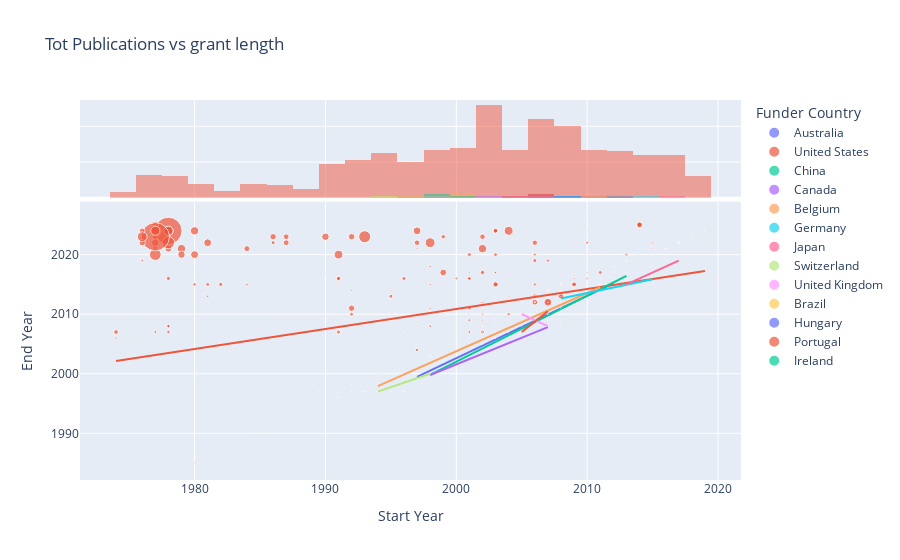

Here is the notebook cell this chart was saved with:
### Markdown cell above
### Correlation of num of publications to grant length

### Code cell
px.scatter(grants.query('`Resulting Publications` > 0'),  
           y="End Year", x="Start Year", 
           size="Resulting Publications",
           color="Funder Country", 
           marginal_x="histogram",
           hover_name="Title", 
           hover_data=['Dimensions ID', 'Start Year', 'End Year', 'Funder', 'Funder Country'],
           trendline="ols", 
           title=f"Tot Publications vs grant length")

### Figure 1 — Plotly figure (JSON) as saved in the notebook; plotly's stock layout.template omitted (floating-point values rounded to 4 significant figures; data arrays with more than 128 entries replaced by an {"elided": "..."} marker saying what was removed)
{"data": [{"customdata": [["grant.6722306", 2005, 2009, "National Health and Medical Research Council", "Australia"], ["grant.6728996", 1998, 2002, "National Health and Medical Research Council", "Australia"], ["grant.6728271", 2010, 2012, "National Health and Medical Research Council", "Australia"], ["grant.6730637", 1997, 1997, "National Health and Medical Research Council", "Australia"], ["grant.6722617", 2007, 2011, "National Health and Medical Research Council", "Australia"], ["grant.6722495", 2007, 2011, "National Health and Medical Research Council", "Australia"], ["grant.6734414", 2012, 2014, "National Health and Medical Research Council", "Australia"]], "hovertemplate": "<b>%{hovertext}</b><br><br>Funder Country=%{customdata[4]}<br>Start Year=%{customdata[1]}<br>End Year=%{customdata[2]}<br>Resulting Publications=%{marker.size}<br>Dimensions ID=%{customdata[0]}<br>Funder=%{customdata[3]}<extra></extra>", "hovertext": ["HIV Vaccine Development", "Synthetic peptides as vaccines", "Hepatitis C vaccine preparedness: feasibility of field-based vaccine trials", "Schistosome proteolytic enzymes as drug and vaccine tar gets", "Clinical trials of RV3 oral human neonatal rotavirus vaccine", "CD8+ T cell immunity to viruses and recombinant vaccines", "Characterisation of rotavirus vaccine escape - potential for significant impact on vaccination program"], "legendgroup": "Australia", "marker": {"color": "#636efa", "size": [1, 4, 1, 1, 2, 9, 5], "sizemode": "area", "sizeref": 31.79, "symbol": "circle"}, "mode": "markers", "name": "Australia", "orientation": "v", "showlegend": true, "type": "scatter", "x": [2005, 1998, 2010, 1997, 2007, 2007, 2012], "xaxis": "x", "y": [2009, 2002, 2012, 1997, 2011, 2011, 2014], "yaxis": "y"}, {"alignmentgroup": "True", "bingroup": "x", "hovertemplate": "Funder Country=Australia<br>Start Year=%{x}<br>count=%{y}<extra></extra>", "legendgroup": "Australia", "marker": {"color": "#636efa"}, "name": "Australia", "offsetgroup": "Australia", "opacity": 0.5, "showlegend": false, "type": "histogram", "x": [2005, 1998, 2010, 1997, 2007, 2007, 2012], "xaxis": "x2", "yaxis": "y2"}, {"hovertemplate": "<b>OLS trendline</b><br>End Year = 1.04692 * Start Year + -91.2258<br>R<sup>2</sup>=0.936719<br><br>Funder Country=Australia<br>Start Year=%{x}<br>End Year=%{y} <b>(trend)</b><extra></extra>", "legendgroup": "Australia", "marker": {"color": "#636efa", "symbol": "circle"}, "mode": "lines", "name": "Australia", "showlegend": false, "type": "scatter", "x": [1997, 1998, 2005, 2007, 2007, 2010, 2012], "xaxis": "x", "y": [1999.0, 2001.0, 2008.0, 2010.0, 2010.0, 2013.0, 2015.0], "yaxis": "y"}, {"customdata": {"elided": "476x5 mixed values"}, "hovertemplate": "<b>%{hovertext}</b><br><br>Funder Country=%{customdata[4]}<br>Start Year=%{customdata[1]}<br>End Year=%{customdata[2]}<br>Resulting Publications=%{marker.size}<br>Dimensions ID=%{customdata[0]}<br>Funder=%{customdata[3]}<extra></extra>", "hovertext": {"elided": "476 str values"}, "legendgroup": "United States", "marker": {"color": "#EF553B", "size": {"elided": "476 int values"}, "sizemode": "area", "sizeref": 31.79, "symbol": "circle"}, "mode": "markers", "name": "United States", "orientation": "v", "showlegend": true, "type": "scatter", "x": {"elided": "476 int values"}, "xaxis": "x", "y": {"elided": "476 int values"}, "yaxis": "y"}, {"alignmentgroup": "True", "bingroup": "x", "hovertemplate": "Funder Country=United States<br>Start Year=%{x}<br>count=%{y}<extra></extra>", "legendgroup": "United States", "marker": {"color": "#EF553B"}, "name": "United States", "offsetgroup": "United States", "opacity": 0.5, "showlegend": false, "type": "histogram", "x": {"elided": "476 int values"}, "xaxis": "x2", "yaxis": "y2"}, {"hovertemplate": "<b>OLS trendline</b><br>End Year = 0.336213 * Start Year + 1338.44<br>R<sup>2</sup>=0.159389<br><br>Funder Country=United States<br>Start Year=%{x}<br>End Year=%{y} <b>(trend)</b><extra></extra>", "legendgroup": "United States", "marker": {"color": "#EF553B", "symbol": "circle"}, "mode": "lines", "name": "United States", "showlegend": false, "type": "scatter", "x": {"elided": "476 int values"}, "xaxis": "x", "y": {"elided": "476 float values"}, "yaxis": "y"}, {"customdata": [["grant.8217971", 1998, 2000, "National Natural Science Foundation of China", "China"], ["grant.7437133", 2008, 2010, "University Grants Committee", "China"], ["grant.8219108", 1999, 2001, "National Natural Science Foundation of China", "China"], ["grant.6860200", 2013, 2017, "Science and Technology Department of Zhejiang Province", "China"]], "hovertemplate": "<b>%{hovertext}</b><br><br>Funder Country=%{customdata[4]}<br>Start Year=%{customdata[1]}<br>End Year=%{customdata[2]}<br>Resulting Publications=%{marker.size}<br>Dimensions ID=%{customdata[0]}<br>Funder=%{customdata[3]}<extra></extra>", "hovertext": ["基因工程疫苗的机理", "Mucosal Vaccine against HIV-1 Infection", "人免疫缺陷病毒多肽疫苗的研究", "FcR介导的具有特异免疫保护作用新型RSV粘膜疫苗的研究"], "legendgroup": "China", "marker": {"color": "#00cc96", "size": [2, 2, 10, 9], "sizemode": "area", "sizeref": 31.79, "symbol": "circle"}, "mode": "markers", "name": "China", "orientation": "v", "showlegend": true, "type": "scatter", "x": [1998, 2008, 1999, 2013], "xaxis": "x", "y": [2000, 2010, 2001, 2017], "yaxis": "y"}, {"alignmentgroup": "True", "bingroup": "x", "hovertemplate": "Funder Country=China<br>Start Year=%{x}<br>count=%{y}<extra></extra>", "legendgroup": "China", "marker": {"color": "#00cc96"}, "name": "China", "offsetgroup": "China", "opacity": 0.5, "showlegend": false, "type": "histogram", "x": [1998, 2008, 1999, 2013], "xaxis": "x2", "yaxis": "y2"}, {"hovertemplate": "<b>OLS trendline</b><br>End Year = 1.10828 * Start Year + -214.548<br>R<sup>2</sup>=0.994025<br><br>Funder Country=China<br>Start Year=%{x}<br>End Year=%{y} <b>(trend)</b><extra></extra>", "legendgroup": "China", "marker": {"color": "#00cc96", "symbol": "circle"}, "mode": "lines", "name": "China", "showlegend": false, "type": "scatter", "x": [1998, 1999, 2008, 2013], "xaxis": "x", "y": [2000.0, 2001.0, 2011.0, 2016.0], "yaxis": "y"}, {"customdata": [["grant.2986898", 2002, 2003, "Natural Sciences and Engineering Research Council", "Canada"], ["grant.2987656", 1998, 2000, "Natural Sciences and Engineering Research Council", "Canada"], ["grant.2923314", 2007, 2008, "Natural Sciences and Engineering Research Council", "Canada"]], "hovertemplate": "<b>%{hovertext}</b><br><br>Funder Country=%{customdata[4]}<br>Start Year=%{customdata[1]}<br>End Year=%{customdata[2]}<br>Resulting Publications=%{marker.size}<br>Dimensions ID=%{customdata[0]}<br>Funder=%{customdata[3]}<extra></extra>", "hovertext": ["Oral delievery of vaccines to salmonids", "Development of subunit anti-viral vaccines for salmonid fish", "Novel biodegradeable hydrogel for hiv vaccine delivery"], "legendgroup": "Canada", "marker": {"color": "#ab63fa", "size": [1, 1, 1], "sizemode": "area", "sizeref": 31.79, "symbol": "circle"}, "mode": "markers", "name": "Canada", "orientation": "v", "showlegend": true, "type": "scatter", "x": [2002, 1998, 2007], "xaxis": "x", "y": [2003, 2000, 2008], "yaxis": "y"}, {"alignmentgroup": "True", "bingroup": "x", "hovertemplate": "Funder Country=Canada<br>Start Year=%{x}<br>count=%{y}<extra></extra>", "legendgroup": "Canada", "marker": {"color": "#ab63fa"}, "name": "Canada", "offsetgroup": "Canada", "opacity": 0.5, "showlegend": false, "type": "histogram", "x": [2002, 1998, 2007], "xaxis": "x2", "yaxis": "y2"}, {"hovertemplate": "<b>OLS trendline</b><br>End Year = 0.893443 * Start Year + 214.697<br>R<sup>2</sup>=0.993727<br><br>Funder Country=Canada<br>Start Year=%{x}<br>End Year=%{y} <b>(trend)</b><extra></extra>", "legendgroup": "Canada", "marker": {"color": "#ab63fa", "symbol": "circle"}, "mode": "lines", "name": "Canada", "showlegend": false, "type": "scatter", "x": [1998, 2002, 2007], "xaxis": "x", "y": [2000.0, 2003.0, 2008.0], "yaxis": "y"}, {"customdata": [["grant.8505364", 2011, 2014, "Research Foundation - Flanders", "Belgium"], ["grant.3749684", 2000, 2005, "European Commission", "Belgium"], ["grant.3726127", 1994, 1997, "European Commission", "Belgium"], ["grant.3765762", 2001, 2005, "European Commission", "Belgium"]], "hovertemplate": "<b>%{hovertext}</b><br><br>Funder Country=%{customdata[4]}<br>Start Year=%{customdata[1]}<br>End Year=%{customdata[2]}<br>Resulting Publications=%{marker.size}<br>Dimensions ID=%{customdata[0]}<br>Funder=%{customdata[3]}<extra></extra>", "hovertext": ["Evaluatie van afgiftesystemen voor mRNA kanker vaccins", "European vaccine effort against hiv/aids", "Oral vaccine against cholera with Built-in adjuvanticity", "Training in vaccine research: vaccine against peptic ulcer"], "legendgroup": "Belgium", "marker": {"color": "#FFA15A", "size": [11, 27, 1, 1], "sizemode": "area", "sizeref": 31.79, "symbol": "circle"}, "mode": "markers", "name": "Belgium", "orientation": "v", "showlegend": true, "type": "scatter", "x": [2011, 2000, 1994, 2001], "xaxis": "x", "y": [2014, 2005, 1997, 2005], "yaxis": "y"}, {"alignmentgroup": "True", "bingroup": "x", "hovertemplate": "Funder Country=Belgium<br>Start Year=%{x}<br>count=%{y}<extra></extra>", "legendgroup": "Belgium", "marker": {"color": "#FFA15A"}, "name": "Belgium", "offsetgroup": "Belgium", "opacity": 0.5, "showlegend": false, "type": "histogram", "x": [2011, 2000, 1994, 2001], "xaxis": "x2", "yaxis": "y2"}, {"hovertemplate": "<b>OLS trendline</b><br>End Year = 0.97651 * Start Year + 50.7651<br>R<sup>2</sup>=0.981570<br><br>Funder Country=Belgium<br>Start Year=%{x}<br>End Year=%{y} <b>(trend)</b><extra></extra>", "legendgroup": "Belgium", "marker": {"color": "#FFA15A", "symbol": "circle"}, "mode": "lines", "name": "Belgium", "showlegend": false, "type": "scatter", "x": [1994, 2000, 2001, 2011], "xaxis": "x", "y": [1998.0, 2004.0, 2005.0, 2015.0], "yaxis": "y"}, {"customdata": [["grant.8018668", 2012, 2016, "Federal Ministry of Education and Research", "Germany"], ["grant.7951296", 2015, 2015, "Federal Ministry of Education and Research", "Germany"], ["grant.7951265", 2008, 2012, "Federal Ministry of Education and Research", "Germany"]], "hovertemplate": "<b>%{hovertext}</b><br><br>Funder Country=%{customdata[4]}<br>Start Year=%{customdata[1]}<br>End Year=%{customdata[2]}<br>Resulting Publications=%{marker.size}<br>Dimensions ID=%{customdata[0]}<br>Funder=%{customdata[3]}<extra></extra>", "hovertext": ["Therapeutischer Impfstoff zur Behandlung von Zervixdysplasien", "EDCTP: Malaria-Impfstoff-Entwicklung: zwei EDCTP Projekte", "EDCTP-HIV-Vakzine I: Durchführung eine Phase IB HIV Impfstoffstudie (DNA / NYVAC) in Mbeya, Tansania."], "legendgroup": "Germany", "marker": {"color": "#19d3f3", "size": [3, 1, 2], "sizemode": "area", "sizeref": 31.79, "symbol": "circle"}, "mode": "markers", "name": "Germany", "orientation": "v", "showlegend": true, "type": "scatter", "x": [2012, 2015, 2008], "xaxis": "x", "y": [2016, 2015, 2012], "yaxis": "y"}, {"alignmentgroup": "True", "bingroup": "x", "hovertemplate": "Funder Country=Germany<br>Start Year=%{x}<br>count=%{y}<extra></extra>", "legendgroup": "Germany", "marker": {"color": "#19d3f3"}, "name": "Germany", "offsetgroup": "Germany", "opacity": 0.5, "showlegend": false, "type": "histogram", "x": [2012, 2015, 2008], "xaxis": "x2", "yaxis": "y2"}, {"hovertemplate": "<b>OLS trendline</b><br>End Year = 0.459459 * Start Year + 1090.05<br>R<sup>2</sup>=0.600832<br><br>Funder Country=Germany<br>Start Year=%{x}<br>End Year=%{y} <b>(trend)</b><extra></extra>", "legendgroup": "Germany", "marker": {"color": "#19d3f3", "symbol": "circle"}, "mode": "lines", "name": "Germany", "showlegend": false, "type": "scatter", "x": [2008, 2012, 2015], "xaxis": "x", "y": [2013.0, 2014.0, 2016.0], "yaxis": "y"}, {"customdata": [["grant.6841646", 2017, 2019, "Japan Society for the Promotion of Science", "Japan"], ["grant.6127074", 2013, 2015, "Japan Society for the Promotion of Science", "Japan"]], "hovertemplate": "<b>%{hovertext}</b><br><br>Funder Country=%{customdata[4]}<br>Start Year=%{customdata[1]}<br>End Year=%{customdata[2]}<br>Resulting Publications=%{marker.size}<br>Dimensions ID=%{customdata[0]}<br>Funder=%{customdata[3]}<extra></extra>", "hovertext": ["Development of RNA vaccine against dengue virus infection", "The mechanisms of macrophage dependent vaccine"], "legendgroup": "Japan", "marker": {"color": "#FF6692", "size": [1, 3], "sizemode": "area", "sizeref": 31.79, "symbol": "circle"}, "mode": "markers", "name": "Japan", "orientation": "v", "showlegend": true, "type": "scatter", "x": [2017, 2013], "xaxis": "x", "y": [2019, 2015], "yaxis": "y"}, {"alignmentgroup": "True", "bingroup": "x", "hovertemplate": "Funder Country=Japan<br>Start Year=%{x}<br>count=%{y}<extra></extra>", "legendgroup": "Japan", "marker": {"color": "#FF6692"}, "name": "Japan", "offsetgroup": "Japan", "opacity": 0.5, "showlegend": false, "type": "histogram", "x": [2017, 2013], "xaxis": "x2", "yaxis": "y2"}, {"hovertemplate": "<b>OLS trendline</b><br>End Year = 1 * Start Year + 2<br>R<sup>2</sup>=1.000000<br><br>Funder Country=Japan<br>Start Year=%{x}<br>End Year=%{y} <b>(trend)</b><extra></extra>", "legendgroup": "Japan", "marker": {"color": "#FF6692", "symbol": "circle"}, "mode": "lines", "name": "Japan", "showlegend": false, "type": "scatter", "x": [2013, 2017], "xaxis": "x", "y": [2015.0, 2019.0], "yaxis": "y"}, {"customdata": [["grant.5206028", 1998, 2000, "Swiss National Science Foundation", "Switzerland"], ["grant.5195740", 1994, 1997, "Swiss National Science Foundation", "Switzerland"]], "hovertemplate": "<b>%{hovertext}</b><br><br>Funder Country=%{customdata[4]}<br>Start Year=%{customdata[1]}<br>End Year=%{customdata[2]}<br>Resulting Publications=%{marker.size}<br>Dimensions ID=%{customdata[0]}<br>Funder=%{customdata[3]}<extra></extra>", "hovertext": ["Molecular analysis of immune responses to malaria peptide vaccines", "Biodegradable microspheres as a novel vaccine delivery system"], "legendgroup": "Switzerland", "marker": {"color": "#B6E880", "size": [4, 3], "sizemode": "area", "sizeref": 31.79, "symbol": "circle"}, "mode": "markers", "name": "Switzerland", "orientation": "v", "showlegend": true, "type": "scatter", "x": [1998, 1994], "xaxis": "x", "y": [2000, 1997], "yaxis": "y"}, {"alignmentgroup": "True", "bingroup": "x", "hovertemplate": "Funder Country=Switzerland<br>Start Year=%{x}<br>count=%{y}<extra></extra>", "legendgroup": "Switzerland", "marker": {"color": "#B6E880"}, "name": "Switzerland", "offsetgroup": "Switzerland", "opacity": 0.5, "showlegend": false, "type": "histogram", "x": [1998, 1994], "xaxis": "x2", "yaxis": "y2"}, {"hovertemplate": "<b>OLS trendline</b><br>End Year = 0.75 * Start Year + 501.5<br>R<sup>2</sup>=1.000000<br><br>Funder Country=Switzerland<br>Start Year=%{x}<br>End Year=%{y} <b>(trend)</b><extra></extra>", "legendgroup": "Switzerland", "marker": {"color": "#B6E880", "symbol": "circle"}, "mode": "lines", "name": "Switzerland", "showlegend": false, "type": "scatter", "x": [1994, 1998], "xaxis": "x", "y": [1997.0, 2000.0], "yaxis": "y"}, {"customdata": [["grant.5138636", 2007, 2008, "Cancer Research UK", "United Kingdom"], ["grant.4106519", 2005, 2010, "Innovate UK", "United Kingdom"]], "hovertemplate": "<b>%{hovertext}</b><br><br>Funder Country=%{customdata[4]}<br>Start Year=%{customdata[1]}<br>End Year=%{customdata[2]}<br>Resulting Publications=%{marker.size}<br>Dimensions ID=%{customdata[0]}<br>Funder=%{customdata[3]}<extra></extra>", "hovertext": ["Robo4 protein as a cancer vaccine", "Controlled Release Nanoparticle vaccines"], "legendgroup": "United Kingdom", "marker": {"color": "#FF97FF", "size": [1, 1], "sizemode": "area", "sizeref": 31.79, "symbol": "circle"}, "mode": "markers", "name": "United Kingdom", "orientation": "v", "showlegend": true, "type": "scatter", "x": [2007, 2005], "xaxis": "x", "y": [2008, 2010], "yaxis": "y"}, {"alignmentgroup": "True", "bingroup": "x", "hovertemplate": "Funder Country=United Kingdom<br>Start Year=%{x}<br>count=%{y}<extra></extra>", "legendgroup": "United Kingdom", "marker": {"color": "#FF97FF"}, "name": "United Kingdom", "offsetgroup": "United Kingdom", "opacity": 0.5, "showlegend": false, "type": "histogram", "x": [2007, 2005], "xaxis": "x2", "yaxis": "y2"}, {"hovertemplate": "<b>OLS trendline</b><br>End Year = -1 * Start Year + 4015<br>R<sup>2</sup>=1.000000<br><br>Funder Country=United Kingdom<br>Start Year=%{x}<br>End Year=%{y} <b>(trend)</b><extra></extra>", "legendgroup": "United Kingdom", "marker": {"color": "#FF97FF", "symbol": "circle"}, "mode": "lines", "name": "United Kingdom", "showlegend": false, "type": "scatter", "x": [2005, 2007], "xaxis": "x", "y": [2010.0, 2008.0], "yaxis": "y"}, {"customdata": [["grant.4562339", 1997, 2000, "São Paulo Research Foundation", "Brazil"]], "hovertemplate": "<b>%{hovertext}</b><br><br>Funder Country=%{customdata[4]}<br>Start Year=%{customdata[1]}<br>End Year=%{customdata[2]}<br>Resulting Publications=%{marker.size}<br>Dimensions ID=%{customdata[0]}<br>Funder=%{customdata[3]}<extra></extra>", "hovertext": ["Development of a recombinant BCG vaccine - DPT"], "legendgroup": "Brazil", "marker": {"color": "#FECB52", "size": [2], "sizemode": "area", "sizeref": 31.79, "symbol": "circle"}, "mode": "markers", "name": "Brazil", "orientation": "v", "showlegend": true, "type": "scatter", "x": [1997], "xaxis": "x", "y": [2000], "yaxis": "y"}, {"alignmentgroup": "True", "bingroup": "x", "hovertemplate": "Funder Country=Brazil<br>Start Year=%{x}<br>count=%{y}<extra></extra>", "legendgroup": "Brazil", "marker": {"color": "#FECB52"}, "name": "Brazil", "offsetgroup": "Brazil", "opacity": 0.5, "showlegend": false, "type": "histogram", "x": [1997], "xaxis": "x2", "yaxis": "y2"}, {"hovertemplate": "Funder Country=Brazil<extra></extra>", "legendgroup": "Brazil", "marker": {"color": "#FECB52", "symbol": "circle"}, "mode": "lines", "name": "Brazil", "showlegend": false, "type": "scatter", "xaxis": "x", "yaxis": "y"}, {"customdata": [["grant.4192377", 2008, 2011, "Hungarian Scientific Research Fund", "Hungary"]], "hovertemplate": "<b>%{hovertext}</b><br><br>Funder Country=%{customdata[4]}<br>Start Year=%{customdata[1]}<br>End Year=%{customdata[2]}<br>Resulting Publications=%{marker.size}<br>Dimensions ID=%{customdata[0]}<br>Funder=%{customdata[3]}<extra></extra>", "hovertext": ["Construction and characterization of live-attenuated enterobacterial vaccine candidates"], "legendgroup": "Hungary", "marker": {"color": "#636efa", "size": [1], "sizemode": "area", "sizeref": 31.79, "symbol": "circle"}, "mode": "markers", "name": "Hungary", "orientation": "v", "showlegend": true, "type": "scatter", "x": [2008], "xaxis": "x", "y": [2011], "yaxis": "y"}, {"alignmentgroup": "True", "bingroup": "x", "hovertemplate": "Funder Country=Hungary<br>Start Year=%{x}<br>count=%{y}<extra></extra>", "legendgroup": "Hungary", "marker": {"color": "#636efa"}, "name": "Hungary", "offsetgroup": "Hungary", "opacity": 0.5, "showlegend": false, "type": "histogram", "x": [2008], "xaxis": "x2", "yaxis": "y2"}, {"hovertemplate": "Funder Country=Hungary<extra></extra>", "legendgroup": "Hungary", "marker": {"color": "#636efa", "symbol": "circle"}, "mode": "lines", "name": "Hungary", "showlegend": false, "type": "scatter", "xaxis": "x", "yaxis": "y"}, {"customdata": [["grant.3528140", 2005, 2007, "Foundation for Science and Technology", "Portugal"], ["grant.3524632", 2007, 2011, "Foundation for Science and Technology", "Portugal"], ["grant.3529314", 2007, 2010, "Foundation for Science and Technology", "Portugal"]], "hovertemplate": "<b>%{hovertext}</b><br><br>Funder Country=%{customdata[4]}<br>Start Year=%{customdata[1]}<br>End Year=%{customdata[2]}<br>Resulting Publications=%{marker.size}<br>Dimensions ID=%{customdata[0]}<br>Funder=%{customdata[3]}<extra></extra>", "hovertext": ["Development of DNA vaccine prototypes for veterinary trypanosomiasis", "Vaccine potential of different Leishmania infantum proteins", "USE OF THE VACCINE ADJUVANT FOR IMMUNOMODULATION OF THE INFECTION CAUSED BY TRYPANOSOMA BRUCEI: AN APPROACH TO VACCINE DESIGN"], "legendgroup": "Portugal", "marker": {"color": "#EF553B", "size": [4, 4, 3], "sizemode": "area", "sizeref": 31.79, "symbol": "circle"}, "mode": "markers", "name": "Portugal", "orientation": "v", "showlegend": true, "type": "scatter", "x": [2005, 2007, 2007], "xaxis": "x", "y": [2007, 2011, 2010], "yaxis": "y"}, {"alignmentgroup": "True", "bingroup": "x", "hovertemplate": "Funder Country=Portugal<br>Start Year=%{x}<br>count=%{y}<extra></extra>", "legendgroup": "Portugal", "marker": {"color": "#EF553B"}, "name": "Portugal", "offsetgroup": "Portugal", "opacity": 0.5, "showlegend": false, "type": "histogram", "x": [2005, 2007, 2007], "xaxis": "x2", "yaxis": "y2"}, {"hovertemplate": "<b>OLS trendline</b><br>End Year = 1.75 * Start Year + -1501.75<br>R<sup>2</sup>=0.942308<br><br>Funder Country=Portugal<br>Start Year=%{x}<br>End Year=%{y} <b>(trend)</b><extra></extra>", "legendgroup": "Portugal", "marker": {"color": "#EF553B", "symbol": "circle"}, "mode": "lines", "name": "Portugal", "showlegend": false, "type": "scatter", "x": [2005, 2007, 2007], "xaxis": "x", "y": [2007.0, 2010.0, 2010.0], "yaxis": "y"}, {"customdata": [["grant.3984586", 2001, 2006, "Science Foundation Ireland", "Ireland"]], "hovertemplate": "<b>%{hovertext}</b><br><br>Funder Country=%{customdata[4]}<br>Start Year=%{customdata[1]}<br>End Year=%{customdata[2]}<br>Resulting Publications=%{marker.size}<br>Dimensions ID=%{customdata[0]}<br>Funder=%{customdata[3]}<extra></extra>", "hovertext": ["Pathogen-derived immunomodulatory molecules: future immunotherapeutics and vaccines"], "legendgroup": "Ireland", "marker": {"color": "#00cc96", "size": [8], "sizemode": "area", "sizeref": 31.79, "symbol": "circle"}, "mode": "markers", "name": "Ireland", "orientation": "v", "showlegend": true, "type": "scatter", "x": [2001], "xaxis": "x", "y": [2006], "yaxis": "y"}, {"alignmentgroup": "True", "bingroup": "x", "hovertemplate": "Funder Country=Ireland<br>Start Year=%{x}<br>count=%{y}<extra></extra>", "legendgroup": "Ireland", "marker": {"color": "#00cc96"}, "name": "Ireland", "offsetgroup": "Ireland", "opacity": 0.5, "showlegend": false, "type": "histogram", "x": [2001], "xaxis": "x2", "yaxis": "y2"}, {"hovertemplate": "Funder Country=Ireland<extra></extra>", "legendgroup": "Ireland", "marker": {"color": "#00cc96", "symbol": "circle"}, "mode": "lines", "name": "Ireland", "showlegend": false, "type": "scatter", "xaxis": "x", "yaxis": "y"}], "layout": {"autosize": true, "barmode": "overlay", "legend": {"itemsizing": "constant", "title": {"text": "Funder Country"}, "tracegroupgap": 0}, "title": {"text": "Tot Publications vs grant length"}, "xaxis": {"anchor": "y", "autorange": true, "domain": [0, 1], "range": [1971.0, 2022.0], "title": {"text": "Start Year"}, "type": "linear"}, "xaxis2": {"anchor": "y2", "autorange": true, "domain": [0, 1], "matches": "x", "range": [1971.0, 2022.0], "showgrid": true, "showticklabels": false, "type": "linear"}, "yaxis": {"anchor": "x", "autorange": true, "domain": [0, 0.7326], "range": [1982.0, 2030.0], "title": {"text": "End Year"}, "type": "linear"}, "yaxis2": {"anchor": "x2", "autorange": true, "domain": [0.7426, 1], "matches": "y2", "range": [0, 54.74], "showgrid": true, "showline": false, "showticklabels": false, "ticks": ""}}}
